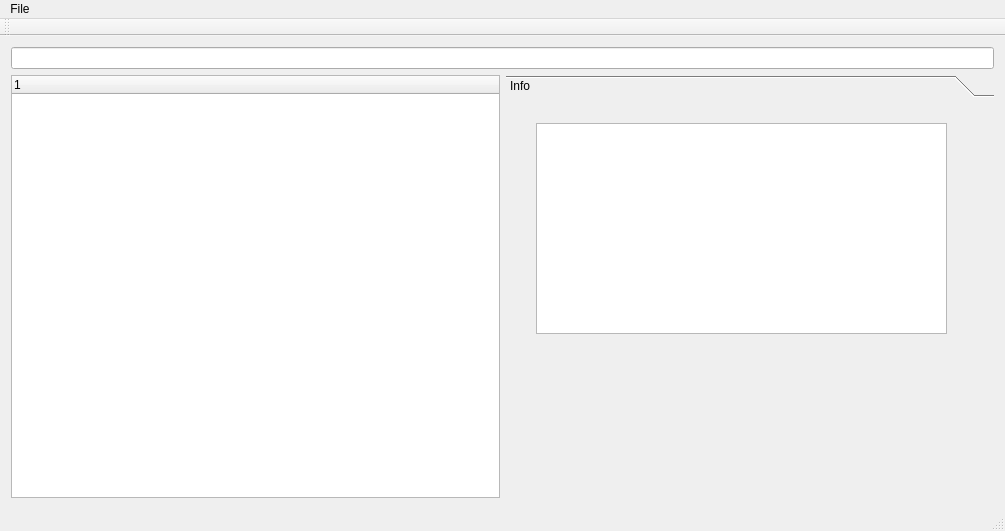
<?xml version="1.0" encoding="UTF-8"?>
<ui version="4.0">
 <class>MainWindow</class>
 <widget class="QMainWindow" name="MainWindow">
  <property name="geometry">
   <rect>
    <x>0</x>
    <y>0</y>
    <width>1005</width>
    <height>531</height>
   </rect>
  </property>
  <property name="windowTitle">
   <string>MainWindow</string>
  </property>
  <widget class="QWidget" name="centralWidget">
   <layout class="QVBoxLayout" name="verticalLayout">
    <item>
     <widget class="QLineEdit" name="lineEdit">
      <property name="text">
       <string/>
      </property>
     </widget>
    </item>
    <item>
     <layout class="QHBoxLayout" name="horizontalLayout">
      <item>
       <widget class="QTreeWidget" name="treeWidget">
        <column>
         <property name="text">
          <string notr="true">1</string>
         </property>
        </column>
       </widget>
      </item>
      <item>
       <widget class="QToolBox" name="toolBox">
        <property name="currentIndex">
         <number>0</number>
        </property>
        <widget class="QWidget" name="page">
         <property name="geometry">
          <rect>
           <x>0</x>
           <y>0</y>
           <width>484</width>
           <height>383</height>
          </rect>
         </property>
         <attribute name="label">
          <string>Info</string>
         </attribute>
         <widget class="QTextEdit" name="textEdit">
          <property name="geometry">
           <rect>
            <x>30</x>
            <y>20</y>
            <width>411</width>
            <height>211</height>
           </rect>
          </property>
         </widget>
        </widget>
       </widget>
      </item>
     </layout>
    </item>
   </layout>
  </widget>
  <widget class="QMenuBar" name="menuBar">
   <property name="geometry">
    <rect>
     <x>0</x>
     <y>0</y>
     <width>1005</width>
     <height>22</height>
    </rect>
   </property>
   <widget class="QMenu" name="menuFile">
    <property name="title">
     <string>File</string>
    </property>
    <addaction name="actionOpen_XML"/>
   </widget>
   <addaction name="menuFile"/>
  </widget>
  <widget class="QToolBar" name="mainToolBar">
   <attribute name="toolBarArea">
    <enum>TopToolBarArea</enum>
   </attribute>
   <attribute name="toolBarBreak">
    <bool>false</bool>
   </attribute>
  </widget>
  <widget class="QStatusBar" name="statusBar"/>
  <action name="actionOpen_XML">
   <property name="text">
    <string>Open XML...</string>
   </property>
  </action>
 </widget>
 <layoutdefault spacing="6" margin="11"/>
 <resources/>
 <connections/>
</ui>
